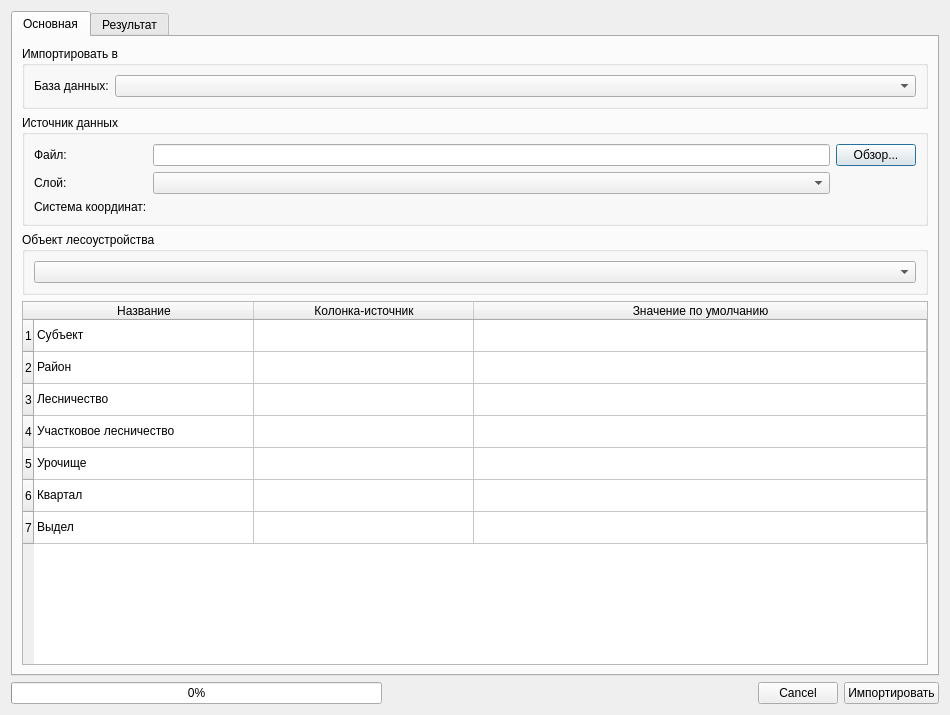
<?xml version="1.0" encoding="UTF-8"?>
<ui version="4.0">
 <class>Dialog</class>
 <widget class="QDialog" name="Dialog">
  <property name="geometry">
   <rect>
    <x>0</x>
    <y>0</y>
    <width>950</width>
    <height>715</height>
   </rect>
  </property>
  <property name="windowTitle">
   <string>Импорт данных</string>
  </property>
  <layout class="QVBoxLayout" name="verticalLayout_2">
   <item>
    <widget class="QTabWidget" name="tabWidget">
     <property name="sizeIncrement">
      <size>
       <width>0</width>
       <height>0</height>
      </size>
     </property>
     <property name="currentIndex">
      <number>0</number>
     </property>
     <widget class="QWidget" name="tabCommon">
      <attribute name="title">
       <string>Основная</string>
      </attribute>
      <layout class="QGridLayout" name="gridLayout_2">
       <item row="0" column="0">
        <widget class="QGroupBox" name="groupBox">
         <property name="title">
          <string>Импортировать в</string>
         </property>
         <layout class="QHBoxLayout" name="horizontalLayout">
          <item>
           <widget class="QLabel" name="label">
            <property name="sizePolicy">
             <sizepolicy hsizetype="Preferred" vsizetype="Preferred">
              <horstretch>0</horstretch>
              <verstretch>0</verstretch>
             </sizepolicy>
            </property>
            <property name="text">
             <string>База данных:</string>
            </property>
           </widget>
          </item>
          <item>
           <widget class="QComboBox" name="ImportFileDBcomboBox">
            <property name="sizePolicy">
             <sizepolicy hsizetype="Expanding" vsizetype="Fixed">
              <horstretch>0</horstretch>
              <verstretch>0</verstretch>
             </sizepolicy>
            </property>
           </widget>
          </item>
         </layout>
        </widget>
       </item>
       <item row="1" column="0">
        <widget class="QGroupBox" name="boxDataSource">
         <property name="title">
          <string>Источник данных</string>
         </property>
         <layout class="QGridLayout" name="gridLayout">
          <item row="2" column="0">
           <widget class="QLabel" name="label_2">
            <property name="text">
             <string>Система координат:</string>
            </property>
           </widget>
          </item>
          <item row="1" column="0">
           <widget class="QLabel" name="label_4">
            <property name="text">
             <string>Слой:</string>
            </property>
           </widget>
          </item>
          <item row="1" column="1">
           <widget class="QComboBox" name="ImportFileLayerscomboBox">
            <property name="sizePolicy">
             <sizepolicy hsizetype="Expanding" vsizetype="Fixed">
              <horstretch>0</horstretch>
              <verstretch>0</verstretch>
             </sizepolicy>
            </property>
           </widget>
          </item>
          <item row="2" column="1">
           <widget class="QgsProjectionSelectionWidget" name="crsSelector"/>
          </item>
          <item row="0" column="1">
           <widget class="QLineEdit" name="ImportFileDatasource">
            <property name="readOnly">
             <bool>true</bool>
            </property>
           </widget>
          </item>
          <item row="0" column="0">
           <widget class="QLabel" name="label_3">
            <property name="text">
             <string>Файл:</string>
            </property>
           </widget>
          </item>
          <item row="0" column="2">
           <widget class="QPushButton" name="ImportFileDatasourceButton">
            <property name="text">
             <string>Обзор...</string>
            </property>
           </widget>
          </item>
         </layout>
        </widget>
       </item>
       <item row="2" column="0">
        <widget class="QGroupBox" name="groupBox_2">
         <property name="title">
          <string>Объект лесоустройства</string>
         </property>
         <layout class="QVBoxLayout" name="verticalLayout">
          <item>
           <widget class="QComboBox" name="ImportFileForestObjIdcomboBox"/>
          </item>
         </layout>
        </widget>
       </item>
       <item row="3" column="0">
        <widget class="QTableWidget" name="tableWidget">
         <property name="enabled">
          <bool>true</bool>
         </property>
         <property name="sizePolicy">
          <sizepolicy hsizetype="Expanding" vsizetype="Expanding">
           <horstretch>0</horstretch>
           <verstretch>0</verstretch>
          </sizepolicy>
         </property>
         <property name="editTriggers">
          <set>QAbstractItemView::DoubleClicked</set>
         </property>
         <property name="tabKeyNavigation">
          <bool>true</bool>
         </property>
         <property name="showDropIndicator" stdset="0">
          <bool>true</bool>
         </property>
         <property name="dragDropOverwriteMode">
          <bool>true</bool>
         </property>
         <property name="selectionMode">
          <enum>QAbstractItemView::NoSelection</enum>
         </property>
         <property name="showGrid">
          <bool>true</bool>
         </property>
         <property name="wordWrap">
          <bool>true</bool>
         </property>
         <property name="cornerButtonEnabled">
          <bool>true</bool>
         </property>
         <attribute name="horizontalHeaderCascadingSectionResizes">
          <bool>false</bool>
         </attribute>
         <attribute name="horizontalHeaderDefaultSectionSize">
          <number>220</number>
         </attribute>
         <attribute name="horizontalHeaderStretchLastSection">
          <bool>true</bool>
         </attribute>
         <attribute name="verticalHeaderCascadingSectionResizes">
          <bool>false</bool>
         </attribute>
         <attribute name="verticalHeaderDefaultSectionSize">
          <number>32</number>
         </attribute>
         <attribute name="verticalHeaderShowSortIndicator" stdset="0">
          <bool>false</bool>
         </attribute>
         <attribute name="verticalHeaderStretchLastSection">
          <bool>false</bool>
         </attribute>
         <row>
          <property name="text">
           <string>1</string>
          </property>
         </row>
         <row>
          <property name="text">
           <string>2</string>
          </property>
         </row>
         <row>
          <property name="text">
           <string>3</string>
          </property>
         </row>
         <row>
          <property name="text">
           <string>4</string>
          </property>
         </row>
         <row>
          <property name="text">
           <string>5</string>
          </property>
         </row>
         <row>
          <property name="text">
           <string>6</string>
          </property>
         </row>
         <row>
          <property name="text">
           <string>7</string>
          </property>
         </row>
         <column>
          <property name="text">
           <string>Название</string>
          </property>
         </column>
         <column>
          <property name="text">
           <string>Колонка-источник</string>
          </property>
         </column>
         <column>
          <property name="text">
           <string>Значение по умолчанию</string>
          </property>
         </column>
         <item row="0" column="0">
          <property name="text">
           <string>Субъект</string>
          </property>
          <property name="flags">
           <set>ItemIsEnabled</set>
          </property>
         </item>
         <item row="0" column="1">
          <property name="text">
           <string/>
          </property>
          <property name="flags">
           <set>ItemIsSelectable|ItemIsEditable|ItemIsEnabled</set>
          </property>
         </item>
         <item row="0" column="2">
          <property name="text">
           <string/>
          </property>
          <property name="flags">
           <set>ItemIsSelectable|ItemIsEditable|ItemIsEnabled</set>
          </property>
         </item>
         <item row="1" column="0">
          <property name="text">
           <string>Район</string>
          </property>
          <property name="flags">
           <set>ItemIsEnabled</set>
          </property>
         </item>
         <item row="1" column="1">
          <property name="text">
           <string/>
          </property>
          <property name="flags">
           <set>ItemIsSelectable|ItemIsEditable|ItemIsEnabled</set>
          </property>
         </item>
         <item row="1" column="2">
          <property name="text">
           <string/>
          </property>
          <property name="flags">
           <set>ItemIsSelectable|ItemIsEditable|ItemIsEnabled</set>
          </property>
         </item>
         <item row="2" column="0">
          <property name="text">
           <string>Лесничество</string>
          </property>
          <property name="flags">
           <set>ItemIsEnabled</set>
          </property>
         </item>
         <item row="2" column="1">
          <property name="text">
           <string/>
          </property>
          <property name="flags">
           <set>ItemIsSelectable|ItemIsEditable|ItemIsEnabled</set>
          </property>
         </item>
         <item row="2" column="2">
          <property name="text">
           <string/>
          </property>
          <property name="flags">
           <set>ItemIsSelectable|ItemIsEditable|ItemIsEnabled</set>
          </property>
         </item>
         <item row="3" column="0">
          <property name="text">
           <string>Участковое лесничество</string>
          </property>
          <property name="flags">
           <set>ItemIsEnabled</set>
          </property>
         </item>
         <item row="3" column="1">
          <property name="text">
           <string/>
          </property>
          <property name="flags">
           <set>ItemIsSelectable|ItemIsEditable|ItemIsEnabled</set>
          </property>
         </item>
         <item row="3" column="2">
          <property name="text">
           <string/>
          </property>
          <property name="flags">
           <set>ItemIsSelectable|ItemIsEditable|ItemIsEnabled</set>
          </property>
         </item>
         <item row="4" column="0">
          <property name="text">
           <string>Урочище</string>
          </property>
          <property name="flags">
           <set>ItemIsEnabled</set>
          </property>
         </item>
         <item row="4" column="1">
          <property name="text">
           <string/>
          </property>
          <property name="flags">
           <set>ItemIsSelectable|ItemIsEditable|ItemIsEnabled</set>
          </property>
         </item>
         <item row="4" column="2">
          <property name="text">
           <string/>
          </property>
          <property name="flags">
           <set>ItemIsSelectable|ItemIsEditable|ItemIsEnabled</set>
          </property>
         </item>
         <item row="5" column="0">
          <property name="text">
           <string>Квартал</string>
          </property>
          <property name="flags">
           <set>ItemIsEnabled</set>
          </property>
         </item>
         <item row="5" column="1">
          <property name="text">
           <string/>
          </property>
          <property name="flags">
           <set>ItemIsSelectable|ItemIsEditable|ItemIsEnabled</set>
          </property>
         </item>
         <item row="5" column="2">
          <property name="text">
           <string/>
          </property>
          <property name="flags">
           <set>ItemIsSelectable|ItemIsEditable|ItemIsEnabled</set>
          </property>
         </item>
         <item row="6" column="0">
          <property name="text">
           <string>Выдел</string>
          </property>
          <property name="flags">
           <set>ItemIsEnabled</set>
          </property>
         </item>
         <item row="6" column="1">
          <property name="text">
           <string/>
          </property>
          <property name="flags">
           <set>ItemIsSelectable|ItemIsEditable|ItemIsEnabled</set>
          </property>
         </item>
         <item row="6" column="2">
          <property name="text">
           <string/>
          </property>
          <property name="flags">
           <set>ItemIsSelectable|ItemIsEditable|ItemIsEnabled</set>
          </property>
         </item>
        </widget>
       </item>
      </layout>
     </widget>
     <widget class="QWidget" name="tabResult">
      <attribute name="title">
       <string>Результат</string>
      </attribute>
      <layout class="QVBoxLayout" name="verticalLayout_3">
       <item>
        <widget class="QTextEdit" name="textResult">
         <property name="readOnly">
          <bool>true</bool>
         </property>
         <property name="acceptRichText">
          <bool>true</bool>
         </property>
        </widget>
       </item>
      </layout>
     </widget>
    </widget>
   </item>
   <item>
    <layout class="QHBoxLayout" name="horizontalLayout_2">
     <item>
      <widget class="QProgressBar" name="progressBar">
       <property name="enabled">
        <bool>true</bool>
       </property>
       <property name="sizePolicy">
        <sizepolicy hsizetype="Expanding" vsizetype="Fixed">
         <horstretch>0</horstretch>
         <verstretch>0</verstretch>
        </sizepolicy>
       </property>
       <property name="maximum">
        <number>100</number>
       </property>
       <property name="value">
        <number>0</number>
       </property>
       <property name="textVisible">
        <bool>true</bool>
       </property>
       <property name="orientation">
        <enum>Qt::Horizontal</enum>
       </property>
       <property name="invertedAppearance">
        <bool>false</bool>
       </property>
       <property name="textDirection">
        <enum>QProgressBar::TopToBottom</enum>
       </property>
       <property name="format">
        <string>%p%</string>
       </property>
      </widget>
     </item>
     <item>
      <spacer name="horizontalSpacer">
       <property name="orientation">
        <enum>Qt::Horizontal</enum>
       </property>
       <property name="sizeType">
        <enum>QSizePolicy::Expanding</enum>
       </property>
       <property name="sizeHint" stdset="0">
        <size>
         <width>40</width>
         <height>20</height>
        </size>
       </property>
      </spacer>
     </item>
     <item>
      <widget class="QDialogButtonBox" name="ImportFileCanceleButton">
       <property name="sizePolicy">
        <sizepolicy hsizetype="Fixed" vsizetype="Fixed">
         <horstretch>0</horstretch>
         <verstretch>0</verstretch>
        </sizepolicy>
       </property>
       <property name="standardButtons">
        <set>QDialogButtonBox::Cancel</set>
       </property>
       <property name="centerButtons">
        <bool>false</bool>
       </property>
      </widget>
     </item>
     <item>
      <widget class="QPushButton" name="ImportFileButton">
       <property name="sizePolicy">
        <sizepolicy hsizetype="Fixed" vsizetype="Fixed">
         <horstretch>0</horstretch>
         <verstretch>0</verstretch>
        </sizepolicy>
       </property>
       <property name="text">
        <string>Импортировать</string>
       </property>
      </widget>
     </item>
    </layout>
   </item>
  </layout>
 </widget>
 <customwidgets>
  <customwidget>
   <class>QgsProjectionSelectionWidget</class>
   <extends>QWidget</extends>
   <header>qgsprojectionselectionwidget.h</header>
  </customwidget>
 </customwidgets>
 <tabstops>
  <tabstop>tabWidget</tabstop>
  <tabstop>ImportFileDBcomboBox</tabstop>
  <tabstop>ImportFileButton</tabstop>
  <tabstop>ImportFileLayerscomboBox</tabstop>
  <tabstop>ImportFileDatasourceButton</tabstop>
 </tabstops>
 <resources/>
 <connections/>
</ui>
